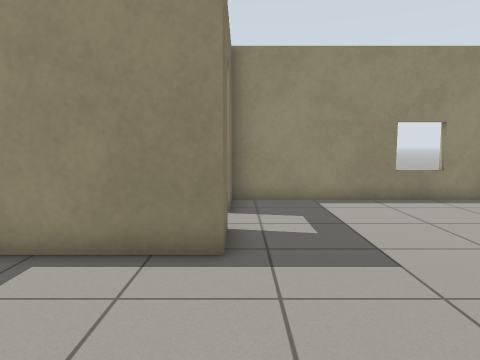
View 1 (above)

16 first-person views from a walk through a world built for the Gazebo simulator. The camera is 0.94 m above the floor, tilts 6° down and sees 70° across. The floor is counted in squares, 0.5 m on a side. Each view is taken from the middle of a square. On the plan, view 1 faces up. The plan holds only what a view shows up to about 17 squares ahead; the rest is blank. Robots are left out.

View 2
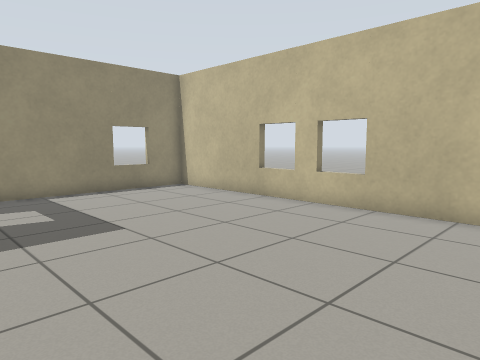

View 3
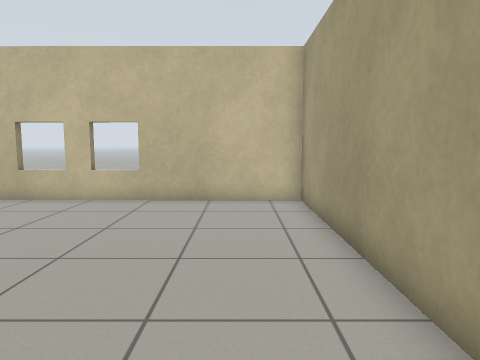

View 4
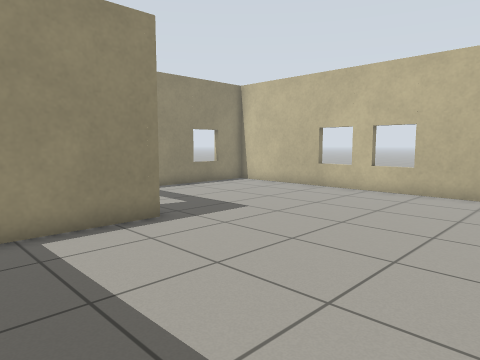

View 5
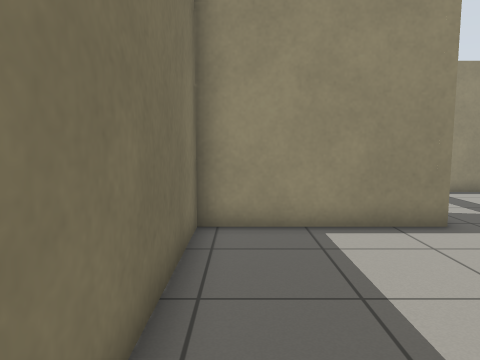

View 6
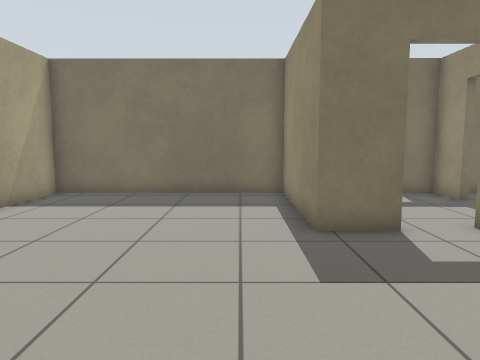

View 7
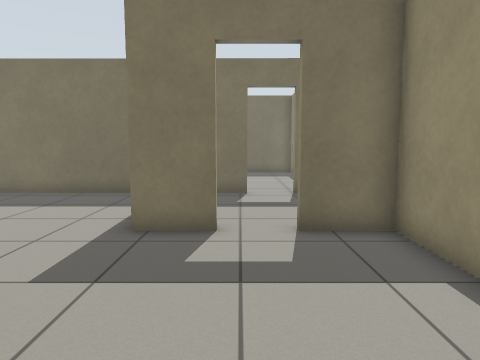

View 8
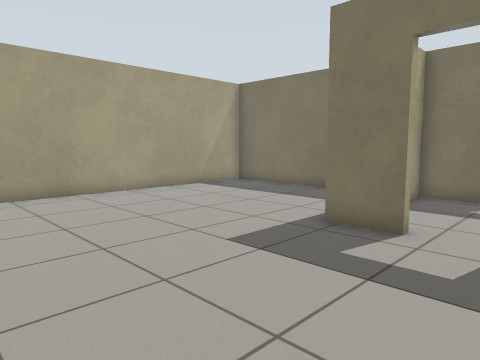

View 9
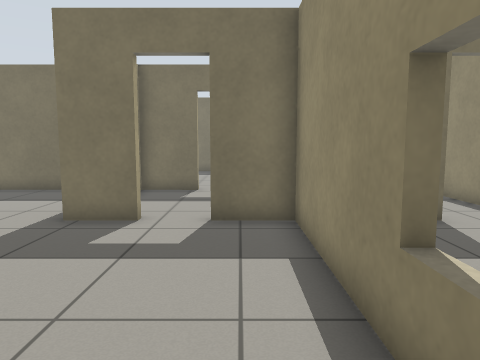

View 10
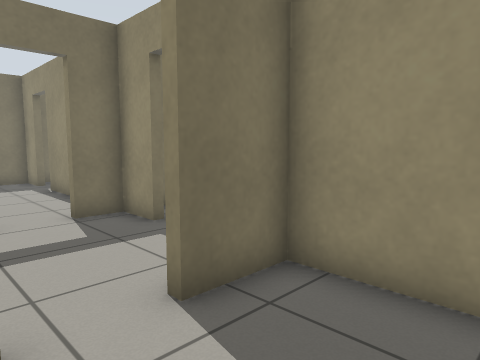

View 11
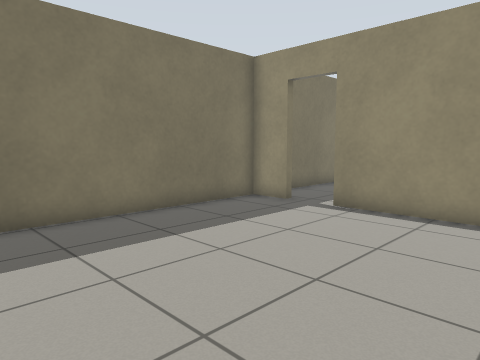

View 12
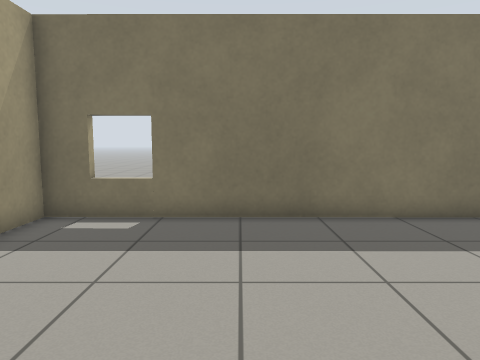

View 13
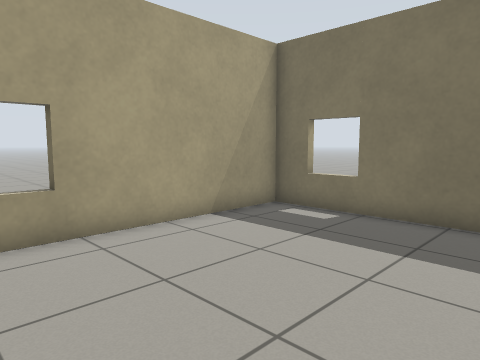

View 14
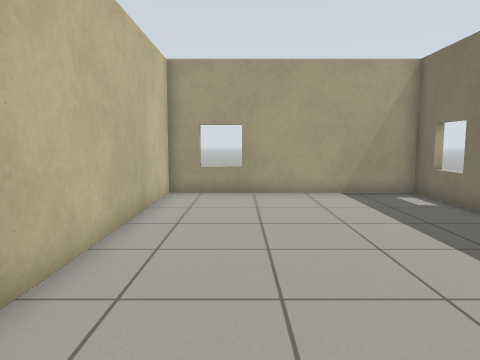

View 15
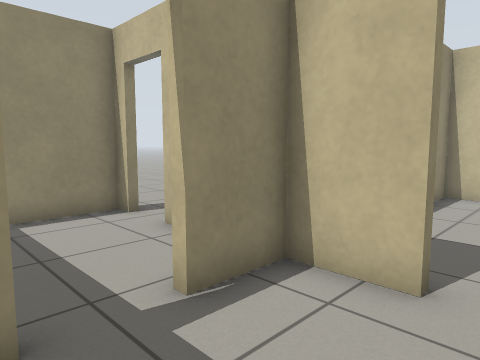

View 16
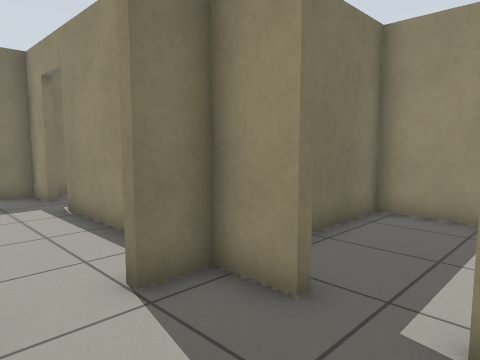

### Floor plan
Ten units are one square. View 1 is at (0, 0); x grows to the right and y downward. Boxes are objects, and circles mark ways between rooms. Rooms are numbered by the first view taken in them; rooms with no view inside come last. Other rooms are left out.
<svg viewBox="-162 -179 255 214">
<path fill="none" stroke="#000" d="M-3 -75 -3 -57 -60 -57 -60 30 84 30 84 -114 -3 -114 -3 -93M88 -39 83 -39M-85 -114 -124 -114M-141 -114 -156 -114 -157 30 -63 30 -63 -64M-6 -93 -6 -114 -26 -114M-44 -114 -60 -114 -60 -100M-60 -84 -60 -60 -51 -60M-6 -174 -60 -174 -60 -126"/>
<circle cx="-5" cy="-85" r="3" fill="#2a7"/>
<circle cx="-60" cy="-95" r="3" fill="#2a7"/>
<circle cx="-35" cy="-115" r="3" fill="#2a7"/>
<text x="20" y="-30">1</text>
<text x="-110" y="-40">2</text>
<text x="-30" y="-90">3</text>
<text x="-30" y="-140">4</text>
</svg>
Room 1 opens to room 3. Room 2 opens to room 3. Room 3 opens to room 4.

Where each view was taken, in squares from view 1:
view 1: 0 up, 0 right, facing up
view 2: 2 down, 1 left, facing up-right
view 3: 1 down, 3 left, facing right
view 4: 2 down, 5 left, facing up-right
view 5: 2 down, 5 left, facing up
view 6: 4 up, 7 right, facing left
view 7: 8 up, 7 right, facing left
view 8: 10 up, 7 right, facing down-left
view 9: 10 up, 8 right, facing left
view 10: 7 up, 3 right, facing up-left
view 11: 2 up, 7 left, facing up-left
view 12: 2 up, 7 left, facing left
view 13: 4 up, 7 left, facing down-left
view 14: 10 up, 9 left, facing down
view 15: 8 up, 5 left, facing up-right
view 16: 8 up, 2 left, facing up-left
